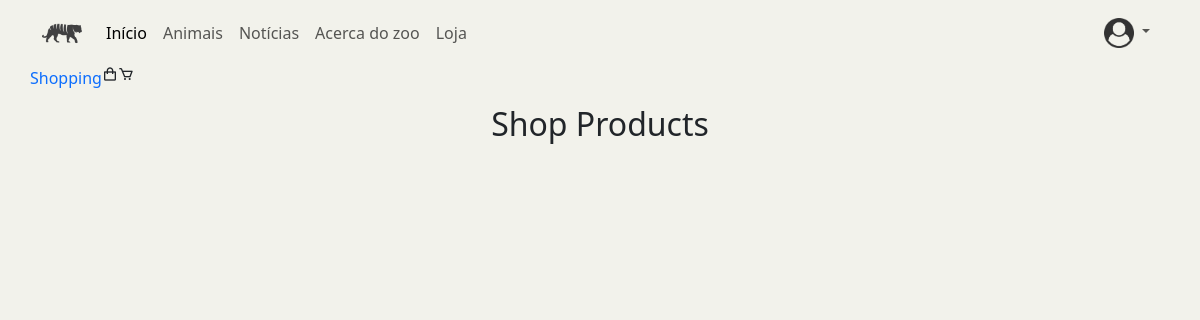
The page /shop on the database as committed earlier.
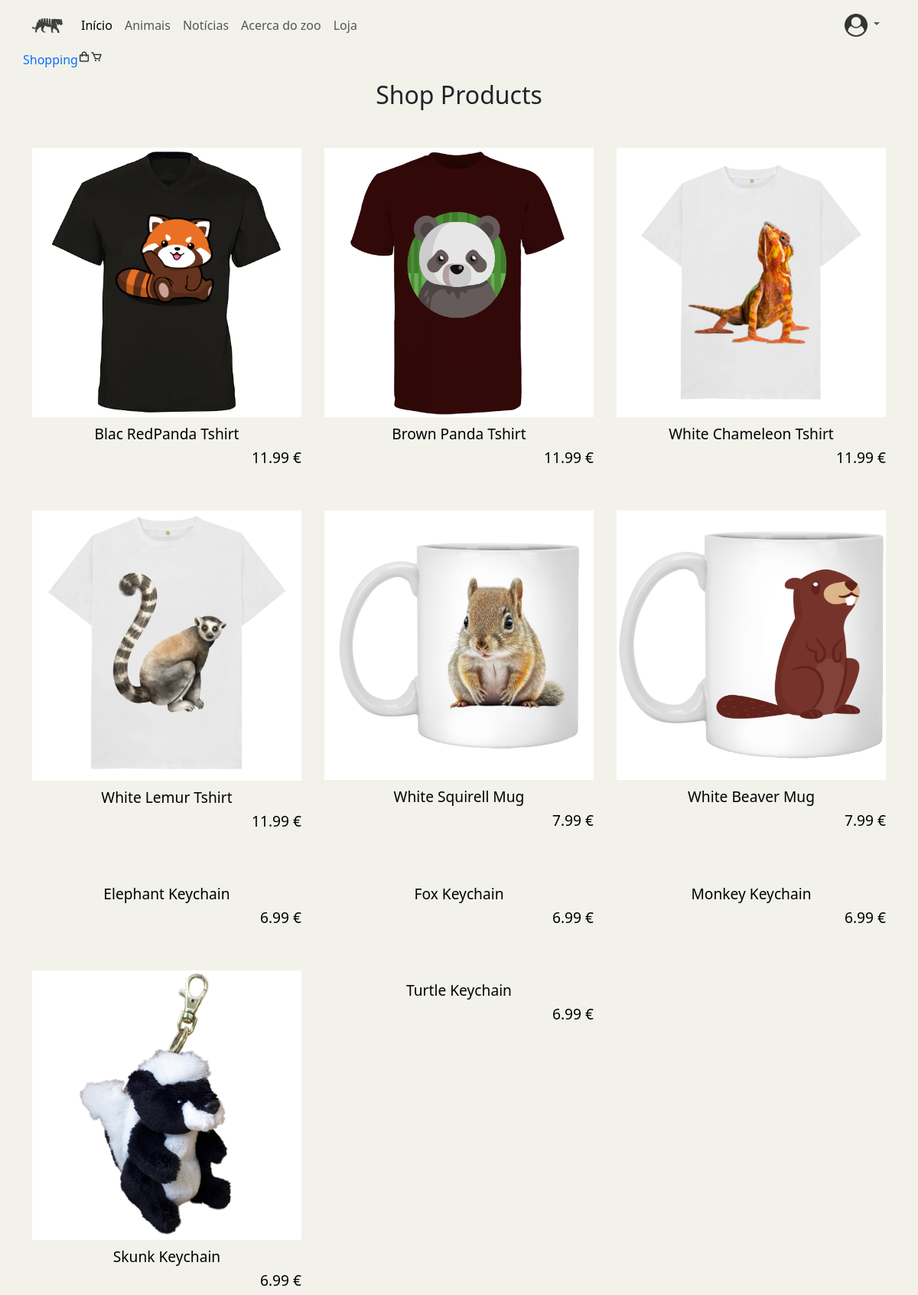
The same page on the database as committed later.
### ZOO_App/models.py (models this page shows)
class Produto(models.Model):
    TIPOS_PRODUTO = [
        ("R","Roupa"),
        ("U","Utensílios"),
        ("P","Peluches"),
    ]
    designacao = models.CharField(max_length=50)
    preco = models.FloatField()
    categoria = models.CharField(choices=TIPOS_PRODUTO, max_length=1)
    imagem = models.FileField(upload_to="Products", null=True)
    descricao = models.CharField(max_length=100)

### ZOO_App/views.py (the view)
# urls.py: path('shop',views.render_shop, name='shop'),
def render_shop(request):
    product_list = Produto.objects.all()
    context = {'product_list': product_list,
    }
    return render(request, 'ZOO_App/shop_archive.html', context)

### ZOO_App/templates/ZOO_App/shop_archive.html (shortened to what this page needs)
{%extends "./index.html"%}
{% load static %}
{%block head%}
<link rel="stylesheet" href="{%static 'css\styleShop.css' %}">
    <link href='https://unpkg.com/boxicons@2.1.4/css/boxicons.min.css' rel='stylesheet'>
{%endblock%}
{%block conteudo%}
<body>
    <div class="nav container" >
        <a href="{% url 'ZOO_App:getProductsInCart'%}" class="logo"> Shopping </a>
        <i class="bx bx-shopping-bag"  id="shopping-icon"></i>
        <i class="bx bx-cart"  id="cart-icon"></i>
    </div>
    <section class="shop container">
        <h2 class="section-title">Shop Products</h2>
        <div class="shop-content">
            {% for produto in product_list %}
                <a class="product-box" href="{% url 'ZOO_App:produto' produto.id%}">
                    <img src="static{{produto.imagem.url}}" alt="" class="product-image">
                    <h2 class="product-title">{{produto.designacao}}</h2>
                    <h4 class="product-price"> {{produto.preco}} € </h4>
                </a>
            {% endfor %}
        </div>
    </section>
    {% endblock %}

### ZOO_App/templates/ZOO_App/index.html (shortened to what this page needs)
<!DOCTYPE html>
<html lang="en">
  <head>
    <link
      href="https://cdn.jsdelivr.net/npm/bootstrap@5.3.0-alpha1/dist/css/bootstrap.min.css"
      rel="stylesheet"
    />
    {%block head%} {%endblock%}
    {% load static %}
    <link rel="stylesheet"  href="{%static 'css/style.css' %}" />
  </head>
  <body>
    <nav class="navbar sticky-top navbar-expand-lg">
      <div class="container">
        <a href="" class="navbar-brand">
          <img
            src="{% static 'zoo_badge.png' %}"
            alt="zoo_badge"
            width="40px"
            height="40px"
          />
        </a>
        <div class="collapse navbar-collapse" id="navbarContent">
          <ul class="navbar-nav me-auto mb-2 mb-lg-0">
            <li class="nav-item">
              <a
                href="{% url 'ZOO_App:index' %}"
                class="nav-link active"
                aria-current="page"
                >Início</a
              >
            </li>
            <li class="nav-item">
              <a href="{% url 'ZOO_App:listagem_animais' %}" class="nav-link"
                >Animais</a
              >
            </li>
            <li class="nav-item">
              <a href="{% url 'ZOO_App:listagem_noticias' %}" class="nav-link"
                >Notícias</a
              >
            </li>
            <li class="nav-item">
              <a href="{% url 'ZOO_App:about' %}" class="nav-link"
                >Acerca do zoo</a
              >
            </li>
            <li class="nav-item">
              <a href="{% url 'ZOO_App:shop' %}" class="nav-link">Loja</a>
            </li>
          </ul>
          <ul class="nav navbar-nav navbar-right">
            <li class="dropdown">
              <a
                href="#"
                class="nav-link dropdown-toggle"
                role="button"
                data-bs-toggle="dropdown"
                aria-expanded="false"
              >
                <img
                  src="{% static 'bot.png' %}"
                  alt="person_circle"
                  width="30px"
                  height="30px"
                />
              </a>
            </li>
          </ul>
        </div>
      </div>
    </nav>
    {% block conteudo %}{% endblock %}
  </body>
</html>

### ZOO_App/static/css/styleShop.css (style rules this page uses)
.section-title, .cart-title { text-align: center; margin-bottom: 30px; }
.shop { margin-top: 15px; }
.product-image, .product-title { width: 100%; }
.product-image { margin-top: 20px; }
.product-title { font-size:larger; text-align: center; margin-top: 10px; }
.product-price { font-size:larger; text-align: right; }
.shop-content { display: grid; grid-template-columns: repeat(auto-fit, minmax(350px, auto)); gap: 30px; }
.product-box { text-decoration: none ; color: black; }

### ZOO_App/templates/ZOO_App/index.html (style rules this page uses)
a { text-decoration: none; }
body { padding: 0px; margin: 0px; width: 100%; background-color: rgb(242, 242, 235); }

Rows that differ between the two databases and show on the page:
added Produto: shows a picture, designacao "Blac RedPanda Tshirt", preco "11.99"
added Produto: shows a picture, designacao "Brown Panda Tshirt", preco "11.99"
added Produto: shows a picture, designacao "White Chameleon Tshirt", preco "11.99"
added Produto: shows a picture, designacao "White Lemur Tshirt", preco "11.99"
added Produto: shows a picture, designacao "White Squirell Mug", preco "7.99"
added Produto: shows a picture, designacao "White Beaver Mug", preco "7.99"
added Produto: designacao "Elephant Keychain", preco "6.99"
added Produto: designacao "Fox Keychain", preco "6.99"
added Produto: designacao "Monkey Keychain", preco "6.99"
added Produto: shows a picture, designacao "Skunk Keychain", preco "6.99"
added Produto: designacao "Turtle Keychain", preco "6.99"
